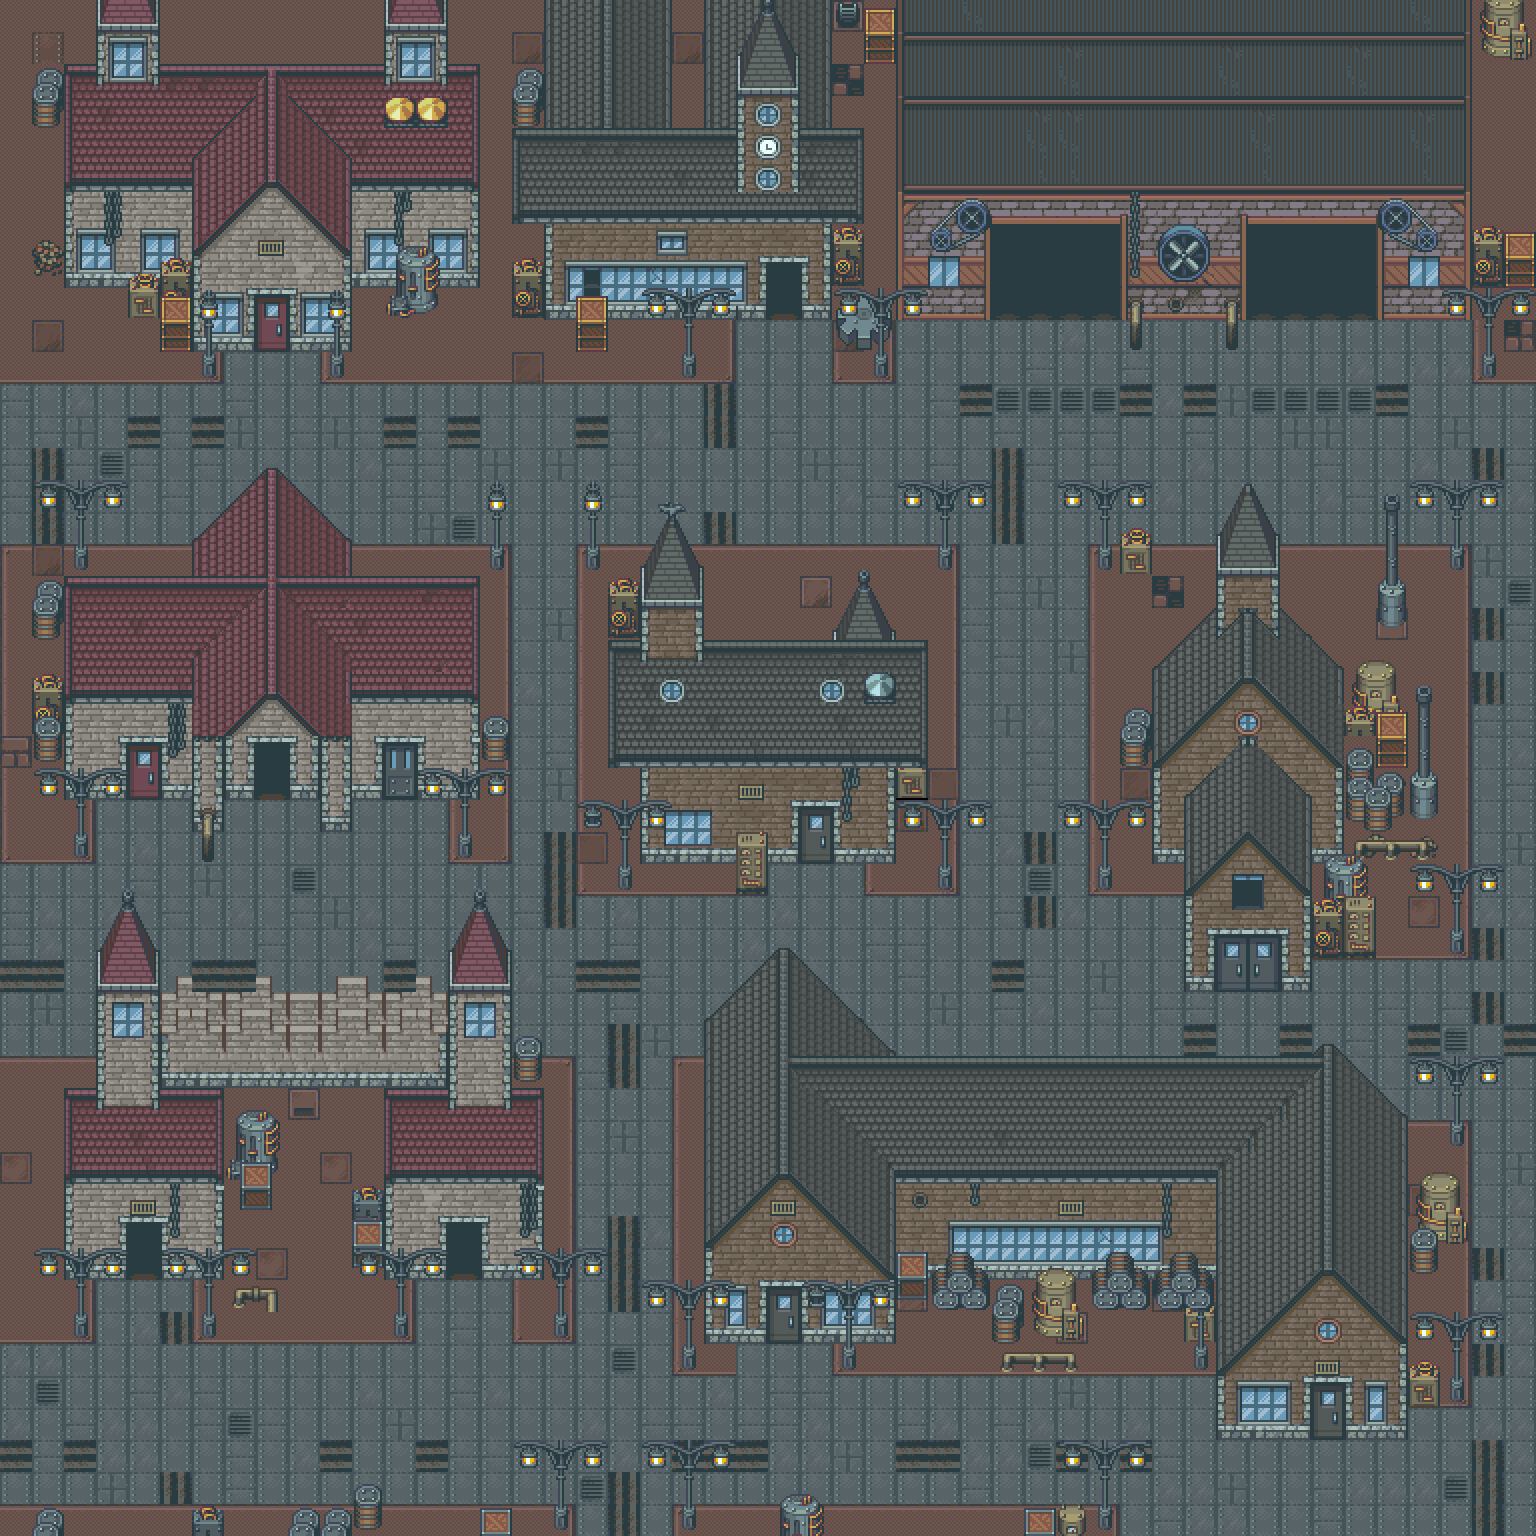

Rendered tile map (Tiled .tmx) drawn with the repository's tilesets; below, a short description and the map source with its tile grids summarised:
An orthogonal 48x48 tile map with 32x32 px tiles, 4 tile layers (Calque de Tuiles 1, Calque de Tuiles 2, Calque de Tuiles 3, Calque de Tuiles 4), 9 tilesets.

<map version="1.8" tiledversion="1.8.4" orientation="orthogonal" renderorder="right-down" width="48" height="48" tilewidth="32" tileheight="32" infinite="0" nextlayerid="5" nextobjectid="1">
 <tileset firstgid="1" name="A2" tilewidth="32" tileheight="32" tilecount="192" columns="16">
  <image source="tf_steampunk/RPGMAKER_VX/tileset/tfsteampunk_tileA2.png" width="512" height="384" />
 </tileset>
 <tileset firstgid="193" source="A3.tsx" />
 <tileset firstgid="433" name="tA5" tilewidth="32" tileheight="32" tilecount="128" columns="8">
  <image source="tf_steampunk/RPGMAKER_VX/tileset/tfsteampunk_tileA5_int.png" width="256" height="512" />
 </tileset>
 <tileset firstgid="561" source="tfsteampunk_tileB_city2.tsx" />
 <tileset firstgid="817" source="city_B_02.tsx" />
 <tileset firstgid="1073" source="tfsteampunk_tileB_city2c.tsx" />
 <tileset firstgid="1329" source="tfsteampunk_tileB_city1.tsx" />
 <tileset firstgid="1585" source="tfsteampunk_tileA5_dungeon.tsx" />
 <tileset firstgid="1713" source="tfsteampunk_tileB_dungeon.tsx" />
 <layer id="1" name="Calque de Tuiles 1" width="48" height="48">
  <data>[2304 cells, 2304 non-empty, 86 distinct tile ids]</data>
 </layer>
 <layer id="2" name="Calque de Tuiles 2" width="48" height="48">
  <data>[2304 cells, 939 non-empty, 258 distinct tile ids]</data>
 </layer>
 <layer id="3" name="Calque de Tuiles 3" width="48" height="48">
  <data>[2304 cells, 455 non-empty, 146 distinct tile ids]</data>
 </layer>
 <layer id="4" name="Calque de Tuiles 4" width="48" height="48">
  <data>[2304 cells, 157 non-empty, 69 distinct tile ids]</data>
 </layer>
</map>
